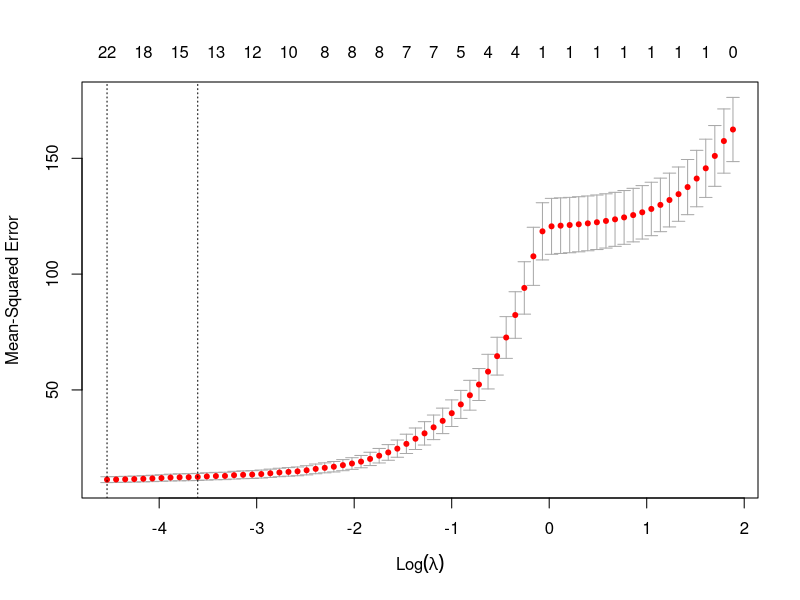
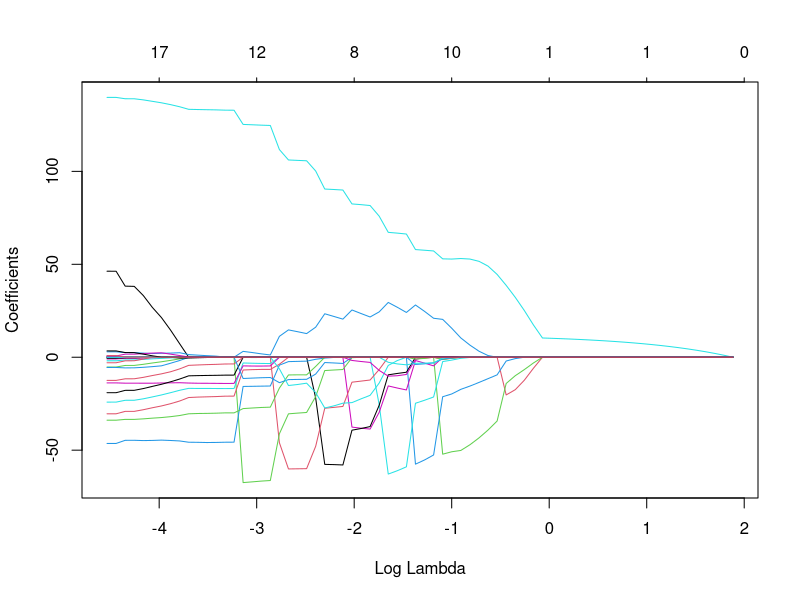

These charts were generated, in order, by the following R code: (Note: this script raises an error after producing the figures.)
###############################################################################
##                            Assignment 1                                   ##
###############################################################################

#  ------------------------     Task 1    ----------------------------------  #

# Read csv file 
tecator = read.csv("tecator.csv", header = TRUE)

# Split dataframe into train and test (50/50)
n = dim(tecator)[1]
set.seed(12345)
id = sample(1:n, floor(n*0.5))
train = tecator[id,]

id1 = setdiff(1:n, id)
set.seed(12345)
id2 = sample(id1, floor(n*0.5))
test = tecator[id2,]

# Fit linear regression to the training data
m_train=lm(train$Fat~., train[,1:(ncol(train)-2)])
m_test=lm(train$Fat~., test[,1:(ncol(test)-2)])

# predict(m_train)
summary(m_train)

summary(m_train)$coefficient

# Estimate the training error
mean((train$Fat - predict(m_train)) ^ 2)
# Estimate the training error
mean((train$Fat - predict(m_test)) ^ 2)


# According to https://towardsdatascience.com/ridge-and-lasso-regression-a-complete-guide-with-python-scikit-learn-e20e34bcbf0b: 
# On the other hand if we have large number of features and test score is 
# relatively poor than the training score then it’s the problem of 
# over-generalization or over-fitting."

#  ------------------------     Task 2    ----------------------------------  #

# TODO: Find 

#  ------------------------     Task 3    ----------------------------------  #

library(glmnet)

# Define response variables
response = tecator$Fat

# Define matrix of predictor variable
covariates = as.matrix(tecator[,2:(ncol(train)-3)])

# Perform k-fold cross-validation to find optimal lambda value
cv_model = cv.glmnet(as.matrix(covariates), response, alpha=1, family="gaussian", lambda = seq(0,1,0.001))
cv_model = cv.glmnet(as.matrix(covariates), response, alpha=1)

# Find optimal lambda value that minimizes test MSE
best_lambda <- cv_model$lambda.min
best_lambda

# Produce plot of test MSE by lambda value
plot(cv_model)

model = glmnet(as.matrix(covariates), response, alpha=1)

plot(model, xvar="lambda")






coeff = coef(cv_model, s="lambda.min")
coeff
ynew = predict(cv_model, newx=as.matrix(covariates), type="response")
ynew
y

coeff = sum((ynew-mean(y))^2)/sum(y-mean(y))^2
sum((ynew-y)^2)
sum((y-mean(y)^2))
coeff

